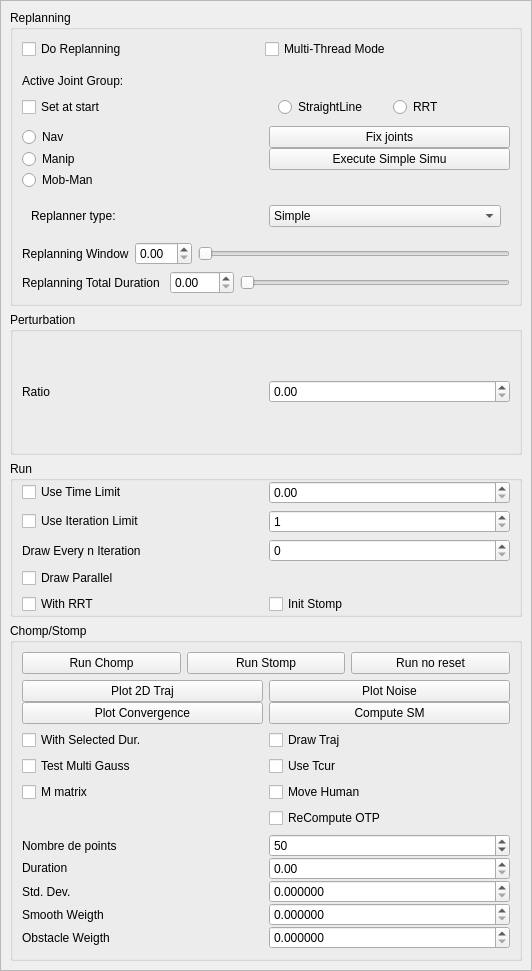
<?xml version="1.0" encoding="UTF-8"?>
<ui version="4.0">
 <class>ReplanningWidget</class>
 <widget class="QWidget" name="ReplanningWidget">
  <property name="geometry">
   <rect>
    <x>0</x>
    <y>0</y>
    <width>532</width>
    <height>971</height>
   </rect>
  </property>
  <property name="windowTitle">
   <string>Form</string>
  </property>
  <layout class="QGridLayout" name="gridLayout">
   <property name="margin">
    <number>0</number>
   </property>
   <item row="0" column="0">
    <widget class="QScrollArea" name="scrollArea">
     <property name="widgetResizable">
      <bool>true</bool>
     </property>
     <widget class="QWidget" name="scrollAreaWidgetContents">
      <property name="geometry">
       <rect>
        <x>0</x>
        <y>0</y>
        <width>530</width>
        <height>969</height>
       </rect>
      </property>
      <layout class="QVBoxLayout" name="verticalLayout_2">
       <item>
        <widget class="QGroupBox" name="groupBoxReplan">
         <property name="sizePolicy">
          <sizepolicy hsizetype="Minimum" vsizetype="Minimum">
           <horstretch>0</horstretch>
           <verstretch>0</verstretch>
          </sizepolicy>
         </property>
         <property name="maximumSize">
          <size>
           <width>16777215</width>
           <height>400</height>
          </size>
         </property>
         <property name="title">
          <string>Replanning</string>
         </property>
         <layout class="QGridLayout" name="gridLayout_2">
          <item row="1" column="0">
           <widget class="QWidget" name="widget_4" native="true">
            <layout class="QGridLayout" name="gridLayout_7">
             <property name="verticalSpacing">
              <number>0</number>
             </property>
             <property name="margin">
              <number>0</number>
             </property>
             <item row="2" column="0">
              <widget class="QLabel" name="labelActiveJoints">
               <property name="text">
                <string>Active Joint Group:</string>
               </property>
              </widget>
             </item>
             <item row="4" column="0">
              <widget class="QRadioButton" name="radioButtonNavigation">
               <property name="text">
                <string>Nav</string>
               </property>
              </widget>
             </item>
             <item row="8" column="0">
              <widget class="QRadioButton" name="radioButtonManipulation">
               <property name="text">
                <string>Manip</string>
               </property>
              </widget>
             </item>
             <item row="3" column="0">
              <widget class="QCheckBox" name="checkBoxActiveJointsSetAtStart">
               <property name="text">
                <string>Set at start</string>
               </property>
              </widget>
             </item>
             <item row="4" column="1">
              <widget class="QPushButton" name="pushButtonFixJoints">
               <property name="text">
                <string>Fix joints</string>
               </property>
              </widget>
             </item>
             <item row="9" column="0">
              <widget class="QRadioButton" name="radioButtonMobileManip">
               <property name="text">
                <string>Mob-Man</string>
               </property>
              </widget>
             </item>
             <item row="8" column="1">
              <widget class="QPushButton" name="pushButtonExecuteSimpleSim">
               <property name="text">
                <string>Execute Simple Simu</string>
               </property>
              </widget>
             </item>
             <item row="3" column="1">
              <widget class="QWidget" name="widget_10" native="true">
               <layout class="QGridLayout" name="gridLayout_12">
                <item row="0" column="0">
                 <widget class="QRadioButton" name="radioButtonStraightLine">
                  <property name="text">
                   <string>StraightLine</string>
                  </property>
                 </widget>
                </item>
                <item row="0" column="1">
                 <widget class="QRadioButton" name="radioButtonRRT">
                  <property name="text">
                   <string>RRT</string>
                  </property>
                 </widget>
                </item>
               </layout>
              </widget>
             </item>
            </layout>
           </widget>
          </item>
          <item row="4" column="0">
           <widget class="QWidget" name="widget_5" native="true">
            <layout class="QHBoxLayout" name="horizontalLayout">
             <property name="margin">
              <number>0</number>
             </property>
             <item>
              <widget class="QLabel" name="label_6">
               <property name="text">
                <string>Replanning Total Duration </string>
               </property>
              </widget>
             </item>
             <item>
              <widget class="QDoubleSpinBox" name="doubleSpinBoxTotalTrajDuration">
               <property name="maximum">
                <double>120.000000000000000</double>
               </property>
              </widget>
             </item>
             <item>
              <widget class="QSlider" name="horizontalSliderTotalTrajDuration">
               <property name="orientation">
                <enum>Qt::Horizontal</enum>
               </property>
              </widget>
             </item>
            </layout>
           </widget>
          </item>
          <item row="0" column="0">
           <widget class="QWidget" name="widget_6" native="true">
            <layout class="QGridLayout" name="gridLayout_8">
             <property name="leftMargin">
              <number>0</number>
             </property>
             <property name="topMargin">
              <number>0</number>
             </property>
             <property name="verticalSpacing">
              <number>0</number>
             </property>
             <item row="0" column="0">
              <widget class="QCheckBox" name="checkBoxDoReplanning">
               <property name="text">
                <string>Do Replanning</string>
               </property>
              </widget>
             </item>
             <item row="0" column="1">
              <widget class="QCheckBox" name="checkBoxMultiThreadGraphical">
               <property name="text">
                <string>Multi-Thread Mode</string>
               </property>
              </widget>
             </item>
            </layout>
           </widget>
          </item>
          <item row="2" column="0">
           <widget class="QWidget" name="widget_8" native="true">
            <layout class="QHBoxLayout" name="horizontalLayout_2">
             <item>
              <widget class="QLabel" name="labelReplanner">
               <property name="text">
                <string>Replanner type:</string>
               </property>
              </widget>
             </item>
             <item>
              <widget class="QComboBox" name="comboBoxReplanner">
               <item>
                <property name="text">
                 <string>Simple</string>
                </property>
               </item>
               <item>
                <property name="text">
                 <string>Softmotion</string>
                </property>
               </item>
               <item>
                <property name="text">
                 <string>RRT</string>
                </property>
               </item>
               <item>
                <property name="text">
                 <string>Handover</string>
                </property>
               </item>
               <item>
                <property name="text">
                 <string>AStar</string>
                </property>
               </item>
               <item>
                <property name="text">
                 <string>Stomp</string>
                </property>
               </item>
              </widget>
             </item>
            </layout>
           </widget>
          </item>
          <item row="3" column="0">
           <widget class="QWidget" name="widget_9" native="true">
            <layout class="QHBoxLayout" name="horizontalLayout_3">
             <property name="margin">
              <number>0</number>
             </property>
             <item>
              <widget class="QLabel" name="label_8">
               <property name="text">
                <string>Replanning Window</string>
               </property>
              </widget>
             </item>
             <item>
              <widget class="QDoubleSpinBox" name="doubleSpinBoxReplanningWindow"/>
             </item>
             <item>
              <widget class="QSlider" name="horizontalSliderReplanningWindow">
               <property name="orientation">
                <enum>Qt::Horizontal</enum>
               </property>
              </widget>
             </item>
            </layout>
           </widget>
          </item>
         </layout>
        </widget>
       </item>
       <item>
        <widget class="QGroupBox" name="groupBox">
         <property name="title">
          <string>Perturbation</string>
         </property>
         <layout class="QGridLayout" name="gridLayout_10">
          <property name="topMargin">
           <number>0</number>
          </property>
          <property name="bottomMargin">
           <number>0</number>
          </property>
          <item row="0" column="1">
           <widget class="QDoubleSpinBox" name="doubleSpinBoxRatio"/>
          </item>
          <item row="0" column="0">
           <widget class="QLabel" name="label_7">
            <property name="text">
             <string>Ratio</string>
            </property>
           </widget>
          </item>
         </layout>
        </widget>
       </item>
       <item>
        <widget class="QGroupBox" name="groupBox_2">
         <property name="title">
          <string>Run</string>
         </property>
         <layout class="QGridLayout" name="gridLayout_11">
          <property name="topMargin">
           <number>0</number>
          </property>
          <property name="bottomMargin">
           <number>0</number>
          </property>
          <item row="6" column="1">
           <widget class="QCheckBox" name="checkBoxInitStomp">
            <property name="text">
             <string>Init Stomp</string>
            </property>
           </widget>
          </item>
          <item row="0" column="1">
           <widget class="QDoubleSpinBox" name="doubleSpinBoxTimeLimit"/>
          </item>
          <item row="4" column="0">
           <widget class="QLabel" name="label_9">
            <property name="text">
             <string>Draw Every n Iteration</string>
            </property>
           </widget>
          </item>
          <item row="1" column="0">
           <widget class="QCheckBox" name="checkBoxStompMaxIteration">
            <property name="text">
             <string>Use Iteration Limit</string>
            </property>
           </widget>
          </item>
          <item row="1" column="1">
           <widget class="QSpinBox" name="spinBoxStompMaxIteration">
            <property name="minimum">
             <number>1</number>
            </property>
            <property name="maximum">
             <number>100000</number>
            </property>
           </widget>
          </item>
          <item row="6" column="0">
           <widget class="QCheckBox" name="checkBoxWithRRT">
            <property name="text">
             <string>With RRT</string>
            </property>
           </widget>
          </item>
          <item row="0" column="0">
           <widget class="QCheckBox" name="checkBoxTimeLimit">
            <property name="text">
             <string>Use Time Limit</string>
            </property>
           </widget>
          </item>
          <item row="4" column="1">
           <widget class="QSpinBox" name="spinBoxStompDrawIteration"/>
          </item>
          <item row="5" column="0">
           <widget class="QCheckBox" name="checkBoxDrawParallel">
            <property name="text">
             <string>Draw Parallel</string>
            </property>
           </widget>
          </item>
         </layout>
        </widget>
       </item>
       <item>
        <widget class="QGroupBox" name="groupBoxTrajOptim">
         <property name="maximumSize">
          <size>
           <width>16777215</width>
           <height>16777215</height>
          </size>
         </property>
         <property name="title">
          <string>Chomp/Stomp</string>
         </property>
         <layout class="QGridLayout" name="gridLayout_3">
          <item row="3" column="0">
           <widget class="QWidget" name="widget" native="true">
            <layout class="QGridLayout" name="gridLayout_4">
             <property name="margin">
              <number>0</number>
             </property>
             <item row="1" column="0">
              <widget class="QCheckBox" name="checkBoxSelectedDuration">
               <property name="text">
                <string>With Selected Dur.</string>
               </property>
              </widget>
             </item>
             <item row="1" column="1">
              <widget class="QCheckBox" name="checkBoxDrawTraj">
               <property name="text">
                <string>Draw Traj</string>
               </property>
              </widget>
             </item>
             <item row="2" column="1">
              <widget class="QCheckBox" name="checkBoxOptimizeCurrentTraj">
               <property name="text">
                <string>Use Tcur</string>
               </property>
              </widget>
             </item>
             <item row="2" column="0">
              <widget class="QCheckBox" name="checkBoxTestMultiGauss">
               <property name="text">
                <string>Test Multi Gauss</string>
               </property>
              </widget>
             </item>
             <item row="3" column="0">
              <widget class="QCheckBox" name="checkBoxMMatrix">
               <property name="text">
                <string>M matrix</string>
               </property>
              </widget>
             </item>
             <item row="5" column="1">
              <widget class="QCheckBox" name="checkBoxRecomputeOtp">
               <property name="text">
                <string>ReCompute OTP</string>
               </property>
              </widget>
             </item>
             <item row="3" column="1">
              <widget class="QCheckBox" name="checkBoxMoveHuman">
               <property name="text">
                <string>Move Human</string>
               </property>
              </widget>
             </item>
            </layout>
           </widget>
          </item>
          <item row="1" column="0">
           <widget class="QWidget" name="widget_2" native="true">
            <layout class="QGridLayout" name="gridLayout_5">
             <property name="verticalSpacing">
              <number>0</number>
             </property>
             <property name="margin">
              <number>0</number>
             </property>
             <item row="1" column="1">
              <widget class="QPushButton" name="pushButtonPlotTraj">
               <property name="text">
                <string>Plot 2D Traj</string>
               </property>
              </widget>
             </item>
             <item row="1" column="2">
              <widget class="QPushButton" name="pushButtonPlotNoise">
               <property name="text">
                <string>Plot Noise</string>
               </property>
              </widget>
             </item>
             <item row="2" column="2">
              <widget class="QPushButton" name="pushButtonComputeSM">
               <property name="text">
                <string>Compute SM</string>
               </property>
              </widget>
             </item>
             <item row="2" column="1">
              <widget class="QPushButton" name="pushButtonPlotConvergence">
               <property name="text">
                <string>Plot Convergence</string>
               </property>
              </widget>
             </item>
            </layout>
           </widget>
          </item>
          <item row="5" column="0">
           <widget class="QWidget" name="widget_3" native="true">
            <layout class="QGridLayout" name="gridLayout_6">
             <property name="verticalSpacing">
              <number>0</number>
             </property>
             <property name="margin">
              <number>0</number>
             </property>
             <item row="0" column="0">
              <widget class="QLabel" name="label">
               <property name="text">
                <string>Nombre de points</string>
               </property>
              </widget>
             </item>
             <item row="0" column="1">
              <widget class="QSpinBox" name="spinBoxNbPoints">
               <property name="minimum">
                <number>5</number>
               </property>
               <property name="maximum">
                <number>500</number>
               </property>
               <property name="singleStep">
                <number>5</number>
               </property>
               <property name="value">
                <number>50</number>
               </property>
              </widget>
             </item>
             <item row="1" column="0">
              <widget class="QLabel" name="label_2">
               <property name="sizePolicy">
                <sizepolicy hsizetype="Preferred" vsizetype="Fixed">
                 <horstretch>0</horstretch>
                 <verstretch>0</verstretch>
                </sizepolicy>
               </property>
               <property name="text">
                <string>Duration</string>
               </property>
              </widget>
             </item>
             <item row="1" column="1">
              <widget class="QDoubleSpinBox" name="doubleSpinBoxDuration"/>
             </item>
             <item row="2" column="0">
              <widget class="QLabel" name="label_3">
               <property name="text">
                <string>Std. Dev.</string>
               </property>
              </widget>
             </item>
             <item row="2" column="1">
              <widget class="QDoubleSpinBox" name="doubleSpinBoxStdDev">
               <property name="decimals">
                <number>6</number>
               </property>
               <property name="maximum">
                <double>10000.000000000000000</double>
               </property>
              </widget>
             </item>
             <item row="3" column="0">
              <widget class="QLabel" name="label_4">
               <property name="text">
                <string>Smooth Weigth</string>
               </property>
              </widget>
             </item>
             <item row="3" column="1">
              <widget class="QDoubleSpinBox" name="doubleSpinBoxSmoothWeight">
               <property name="decimals">
                <number>6</number>
               </property>
               <property name="maximum">
                <double>10000.000000000000000</double>
               </property>
              </widget>
             </item>
             <item row="4" column="0">
              <widget class="QLabel" name="label_5">
               <property name="text">
                <string>Obstacle Weigth</string>
               </property>
              </widget>
             </item>
             <item row="4" column="1">
              <widget class="QDoubleSpinBox" name="doubleSpinBoxObstacWeight">
               <property name="decimals">
                <number>6</number>
               </property>
               <property name="maximum">
                <double>10000.000000000000000</double>
               </property>
              </widget>
             </item>
            </layout>
           </widget>
          </item>
          <item row="0" column="0">
           <widget class="QWidget" name="widget_7" native="true">
            <layout class="QGridLayout" name="gridLayout_9">
             <property name="verticalSpacing">
              <number>0</number>
             </property>
             <property name="margin">
              <number>0</number>
             </property>
             <item row="0" column="0">
              <widget class="QPushButton" name="pushButtonRunChomp">
               <property name="text">
                <string>Run Chomp</string>
               </property>
              </widget>
             </item>
             <item row="0" column="1">
              <widget class="QPushButton" name="pushButtonRunStomp">
               <property name="text">
                <string>Run Stomp</string>
               </property>
              </widget>
             </item>
             <item row="0" column="2">
              <widget class="QPushButton" name="pushButtonRunNoReset">
               <property name="text">
                <string>Run no reset</string>
               </property>
              </widget>
             </item>
            </layout>
           </widget>
          </item>
         </layout>
        </widget>
       </item>
      </layout>
     </widget>
    </widget>
   </item>
  </layout>
 </widget>
 <resources/>
 <connections/>
</ui>
